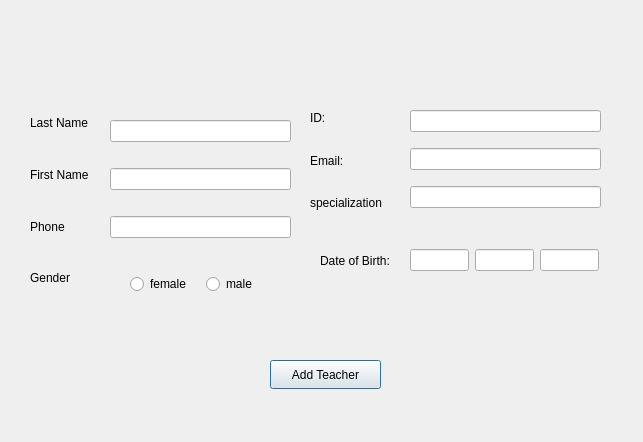
<?xml version="1.0" encoding="UTF-8"?>
<ui version="4.0">
 <class>Waddteacher</class>
 <widget class="QDialog" name="Waddteacher">
  <property name="geometry">
   <rect>
    <x>0</x>
    <y>0</y>
    <width>643</width>
    <height>442</height>
   </rect>
  </property>
  <property name="windowTitle">
   <string>Dialog</string>
  </property>
  <widget class="QWidget" name="layoutWidget_3">
   <property name="geometry">
    <rect>
     <x>410</x>
     <y>100</y>
     <width>191</width>
     <height>121</height>
    </rect>
   </property>
   <layout class="QVBoxLayout" name="verticalLayout_6">
    <item>
     <widget class="QLineEdit" name="ID_2"/>
    </item>
    <item>
     <widget class="QLineEdit" name="email_2"/>
    </item>
    <item>
     <widget class="QLineEdit" name="specialization"/>
    </item>
   </layout>
  </widget>
  <widget class="QWidget" name="layoutWidget_6">
   <property name="geometry">
    <rect>
     <x>30</x>
     <y>100</y>
     <width>81</width>
     <height>201</height>
    </rect>
   </property>
   <layout class="QVBoxLayout" name="verticalLayout_8">
    <item>
     <widget class="QLabel" name="label_18">
      <property name="text">
       <string>Last Name</string>
      </property>
     </widget>
    </item>
    <item>
     <widget class="QLabel" name="label_19">
      <property name="text">
       <string>First Name</string>
      </property>
     </widget>
    </item>
    <item>
     <widget class="QLabel" name="label_20">
      <property name="text">
       <string>Phone</string>
      </property>
     </widget>
    </item>
    <item>
     <widget class="QLabel" name="label_21">
      <property name="text">
       <string>Gender</string>
      </property>
     </widget>
    </item>
   </layout>
  </widget>
  <widget class="QWidget" name="layoutWidget_5">
   <property name="geometry">
    <rect>
     <x>130</x>
     <y>270</y>
     <width>146</width>
     <height>28</height>
    </rect>
   </property>
   <layout class="QHBoxLayout" name="horizontalLayout_4">
    <item>
     <widget class="QRadioButton" name="radioButton_3">
      <property name="text">
       <string>female</string>
      </property>
     </widget>
    </item>
    <item>
     <widget class="QRadioButton" name="radioButton_4">
      <property name="text">
       <string>male</string>
      </property>
     </widget>
    </item>
   </layout>
  </widget>
  <widget class="QPushButton" name="add_teacher_button">
   <property name="geometry">
    <rect>
     <x>270</x>
     <y>360</y>
     <width>111</width>
     <height>29</height>
    </rect>
   </property>
   <property name="text">
    <string>Add Teacher</string>
   </property>
  </widget>
  <widget class="QWidget" name="layoutWidget_7">
   <property name="geometry">
    <rect>
     <x>110</x>
     <y>100</y>
     <width>181</width>
     <height>161</height>
    </rect>
   </property>
   <layout class="QVBoxLayout" name="verticalLayout_2">
    <item>
     <widget class="QLineEdit" name="last_name_2"/>
    </item>
    <item>
     <widget class="QLineEdit" name="first_name_2"/>
    </item>
    <item>
     <widget class="QLineEdit" name="phone_2"/>
    </item>
   </layout>
  </widget>
  <widget class="QWidget" name="layoutWidget_4">
   <property name="geometry">
    <rect>
     <x>310</x>
     <y>100</y>
     <width>93</width>
     <height>121</height>
    </rect>
   </property>
   <layout class="QVBoxLayout" name="verticalLayout_7">
    <item>
     <widget class="QLabel" name="label_12">
      <property name="text">
       <string>ID:</string>
      </property>
     </widget>
    </item>
    <item>
     <widget class="QLabel" name="label_15">
      <property name="text">
       <string>Email:</string>
      </property>
     </widget>
    </item>
    <item>
     <widget class="QLabel" name="label">
      <property name="text">
       <string>specialization</string>
      </property>
     </widget>
    </item>
   </layout>
  </widget>
  <widget class="QLabel" name="label_16">
   <property name="geometry">
    <rect>
     <x>320</x>
     <y>250</y>
     <width>88</width>
     <height>21</height>
    </rect>
   </property>
   <property name="text">
    <string>Date of Birth:</string>
   </property>
  </widget>
  <widget class="QWidget" name="layoutWidget">
   <property name="geometry">
    <rect>
     <x>410</x>
     <y>240</y>
     <width>189</width>
     <height>41</height>
    </rect>
   </property>
   <layout class="QHBoxLayout" name="horizontalLayout_3">
    <item>
     <widget class="QLineEdit" name="day_2"/>
    </item>
    <item>
     <widget class="QLineEdit" name="month_2"/>
    </item>
    <item>
     <widget class="QLineEdit" name="year_2"/>
    </item>
   </layout>
  </widget>
 </widget>
 <resources/>
 <connections/>
</ui>
